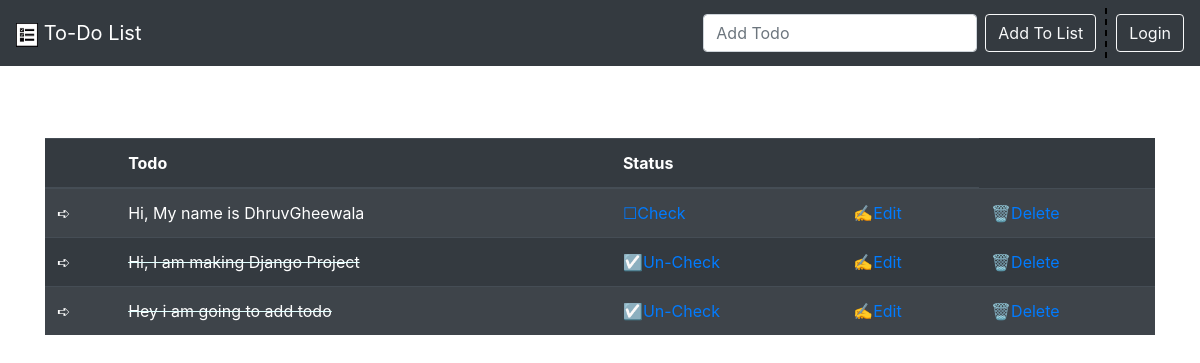
The app's page /, older data.
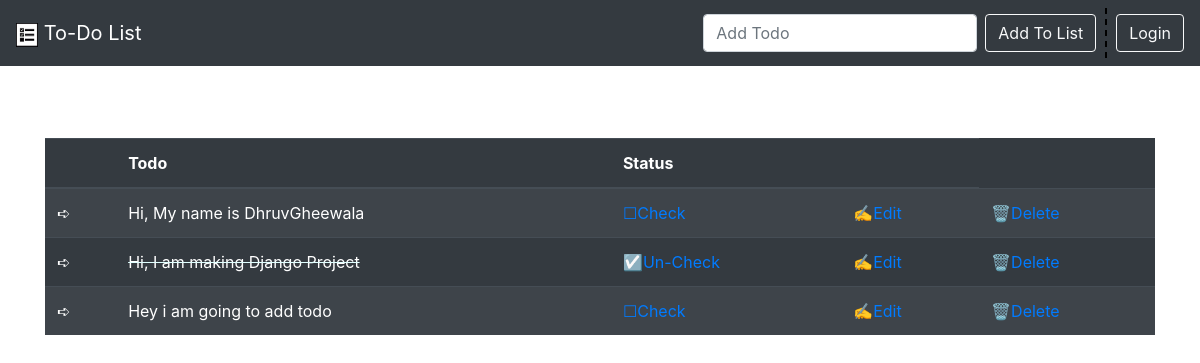
The same page, newer data.
### todo_list/models.py (models this page shows, shortened)
class todos(models.Model):
	todo = models.CharField(max_length = 200)
	completed = models.BooleanField(default = False)

### todo_list/views.py (the view)
# urls.py: path('', views.index, name="index"),
def index(request):
	if request.method == "POST":
		form = ToDoForm(request.POST or None)
		if request.POST['todo'] == '':
			all_items = todos.objects.all
			messages.error(request, ('Invalid Todo !!'))
			return render(request, 'index.html', {'all_items' : all_items})
		elif form.is_valid():
			form.save()
			all_items = todos.objects.all
			messages.success(request, ('Todo has been added !!'))
			return render(request, 'index.html', {'all_items' : all_items})
	else:
		all_items = todos.objects.all
		return render(request, 'index.html', {'all_items' : all_items})

### todo_list/templates/index.html (shortened to what this page needs)
{% extends 'base.html' %}
{% block content %}
{% if all_items %}
<table class="table table-striped table-dark">
	<thead>
		<tr>
			<th scope="col"></th>
			<th scope="col">Todo</th>
			<th scope="col">Status</th>
			<th scope="col"></th>
		</tr>
	</thead>
	<tbody>
		{% for items in all_items %}
		{% if items.completed %}
		<tr>
			<td>&#10154;</td>
			<td class="striker">{{ items.todo }}</td>
			<td>
				<a href="{% url 'uncross' items.id %}">
				&#9745;Un-Check</a>
			</td>
			<td><a href="{% url 'edit' items.id %}">&#9997;Edit</a></td>
			<td>
				<a href="{% url 'delete' items.id %}">&#128465;Delete</a>
			</td><br>
		</tr>
		{% else %}
		<tr>
			<td>&#10154;</td>
			<td>{{ items.todo }}</td>
			<td>
				<a href="{% url 'cross_off' items.id %}">
				&#9744;Check</a>
			</td>
			<td><a href="{% url 'edit' items.id %}">&#9997;Edit</a></td>
			<td>
				<a href="{% url 'delete' items.id %}">&#128465;Delete</a>
			</td><br>
		</tr>
		{% endif %}
		{% endfor %}
	</tbody>
</table>
{% endif %}
{% endblock %}

Row changes from the older to the newer data that the page shows:
changed todos "Hey i am going to add todo": completed "☑Un-Check" → "☐Check"
